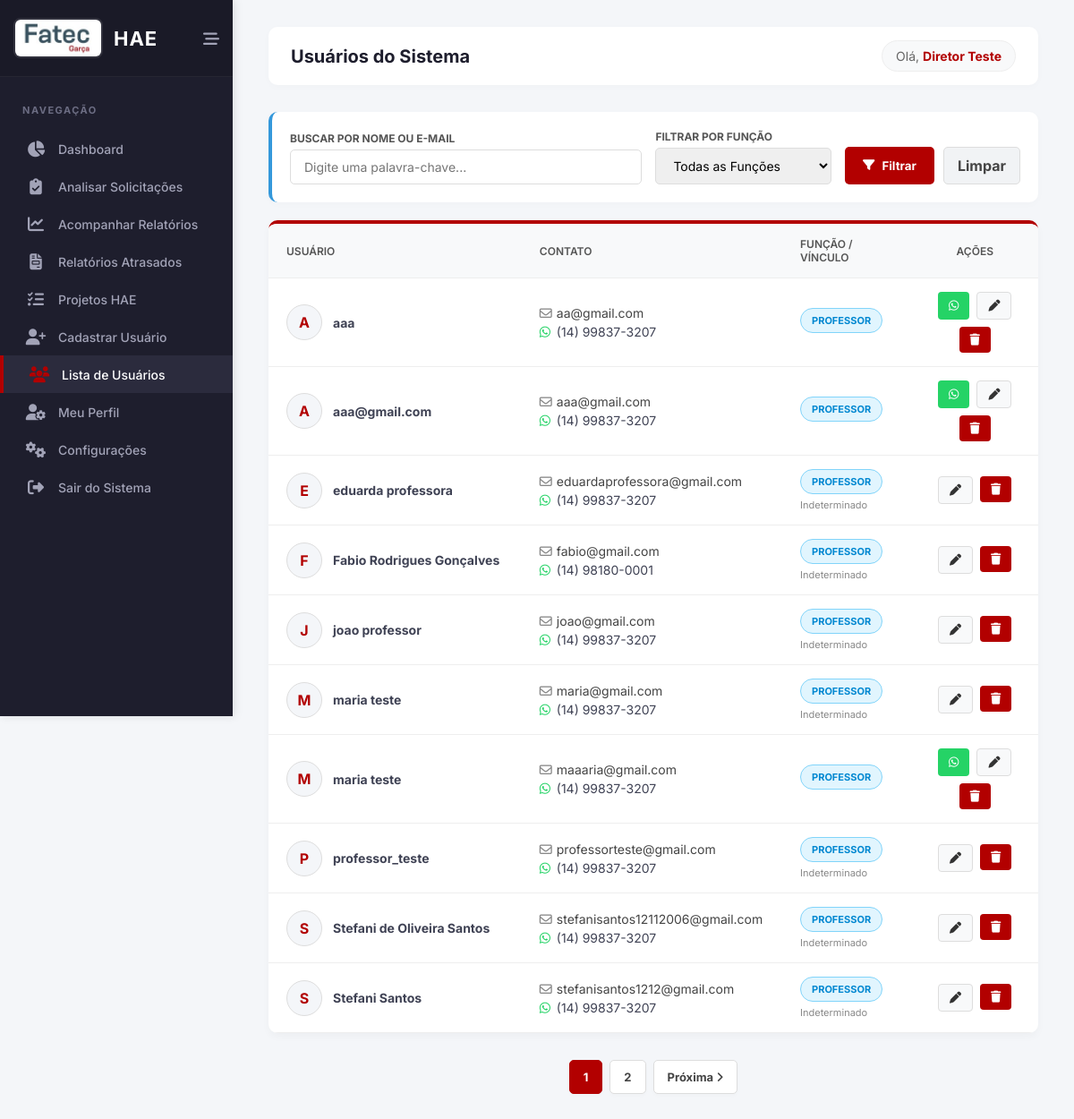
/listar_usuarios.php (signed in), run on an earlier commit of the app's database.
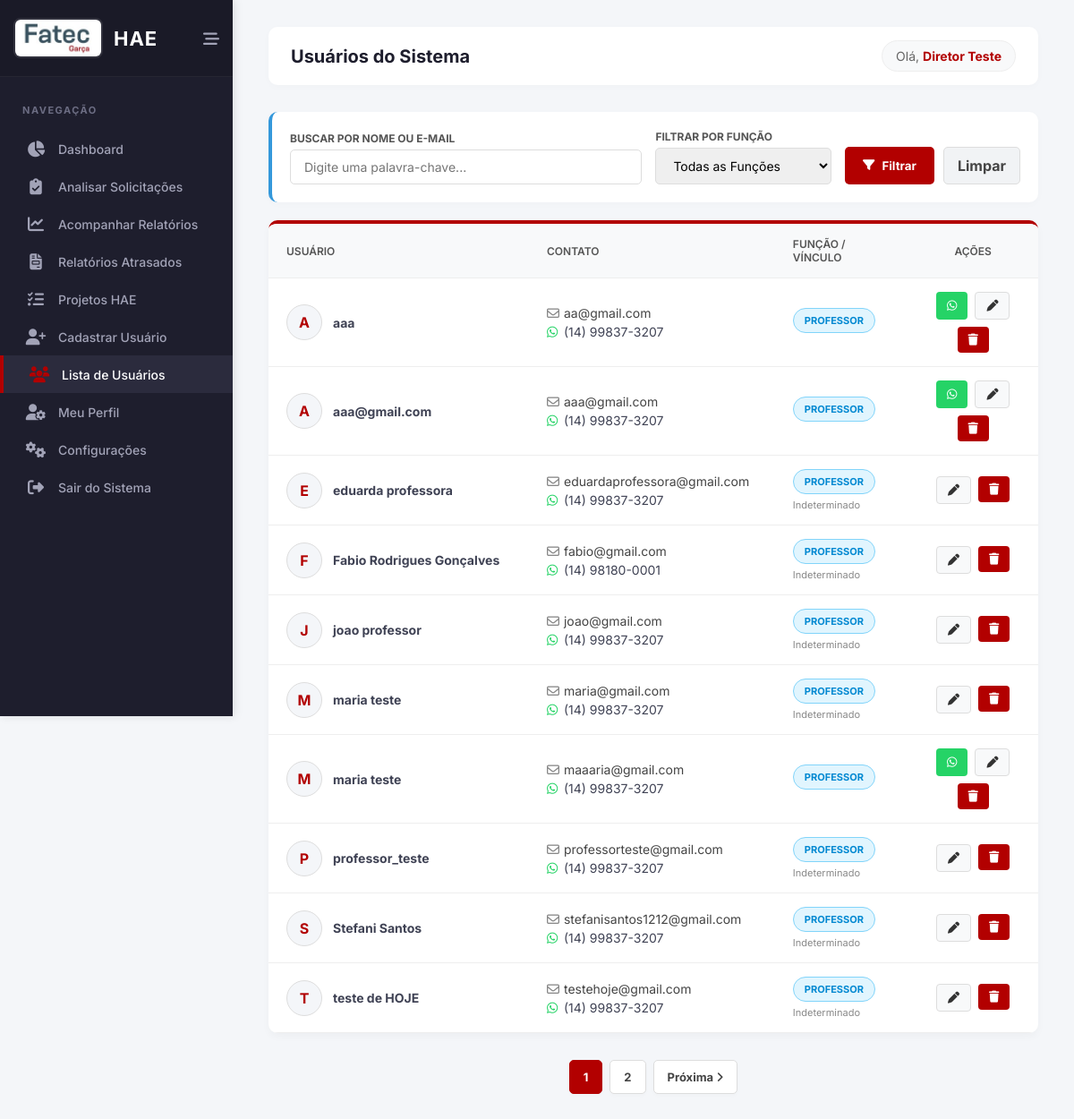
And on a later commit of the database.
### tables this page shows
CREATE TABLE `usuarios` (
  `id` int(11) NOT NULL,
  `nome` varchar(100) NOT NULL,
  `email` varchar(100) NOT NULL,
  `telefone_whatsapp` varchar(20) DEFAULT NULL,
  `funcao` enum('Professor','Coordenador','Diretor') NOT NULL,
  `data_nascimento` date DEFAULT NULL,
  `data_admissao` date DEFAULT NULL,
  `tipo_contrato` enum('Determinado','Indeterminado') DEFAULT NULL,
  `formacao_academica` text DEFAULT NULL,
  `assinatura_path` varchar(255) DEFAULT NULL,
  `senha` varchar(255) NOT NULL,
  `primeiro_acesso` tinyint(1) DEFAULT 1
);

### listar_usuarios.php (the view, shortened to what the changed rows need)
<?php
require 'config/conexao.php';
$where = ["1=1"];
$params = [];
$sql = "SELECT id, nome, email, telefone_whatsapp, funcao, data_admissao, tipo_contrato, primeiro_acesso, data_nascimento
        FROM usuarios
        WHERE " . implode(" AND ", $where) . "
        ORDER BY funcao ASC, nome ASC";
$stmt = $pdo->prepare($sql);
$stmt->execute($params);
$usuarios_totais = $stmt->fetchAll(PDO::FETCH_ASSOC);
$limite_por_pagina = 10;
$total_usuarios = count($usuarios_totais);
$total_paginas = ceil($total_usuarios / $limite_por_pagina);
$pagina_atual_pag = isset($_GET['pagina']) ? (int)$_GET['pagina'] : 1;
$offset = ($pagina_atual_pag - 1) * $limite_por_pagina;
$usuarios = array_slice($usuarios_totais, $offset, $limite_por_pagina);
$query_params = $_GET;
unset($query_params['pagina']);
$query_string = http_build_query($query_params);
$url_base = "listar_usuarios.php?" . ($query_string ? $query_string . "&" : "");
?>
<!DOCTYPE html>
<html lang="pt-BR">
<head>
    <link rel="stylesheet" href="assets/css/painel.css">
    <link rel="stylesheet" href="https://cdnjs.cloudflare.com/ajax/libs/font-awesome/6.4.0/css/all.min.css">
</head>
<body>
    <aside class="sidebar" id="sidebar">
        <div class="sidebar-header">
            <a href="painel.php" class="brand">
                <h2 class="brand-text">HAE</h2>
            </a>
        </div>
    </aside>
    <main class="main-content">
        <header class="header">
            <div class="header-top">
                <h1>Usuários do Sistema</h1>
            </div>
        </header>
        <div class="card-table">
            <div style="overflow-x: auto;">
                <table>
                    <thead>
                        <tr>
                            <th style="width: 30%;">Usuário</th>
                            <th style="width: 25%;">Contato</th>
                            <th style="width: 15%;">Função / Vínculo</th>
                            <th style="width: 15%; text-align: center;">Ações</th>
                        </tr>
                    </thead>
                    <tbody>
                        <?php if (count($usuarios) > 0): ?>
                            <?php foreach ($usuarios as $u): ?>
                                <tr>
                                    <td>
                                        <div class="flex-col">
                                            <div class="user-avatar"><?php echo strtoupper(substr($u['nome'], 0, 1)); ?></div>
                                            <div>
                                                <strong><?php echo htmlspecialchars($u['nome']); ?></strong>
                                            </div>
                                        </div>
                                    </td>
                                    <td>
                                        <div style="color: #444;"><i class="fa-regular fa-envelope" style="color: #888; width: 15px;"></i> <?php echo htmlspecialchars($u['email']); ?></div>
                                        <div style="margin-top: 4px;">
                                            <?php if(!empty($u['telefone_whatsapp'])): ?>
                                                <i class="fa-brands fa-whatsapp" style="color: #25D366; width: 15px;"></i> <?php echo htmlspecialchars($u['telefone_whatsapp']); ?>
                                            <?php else: ?>
                                                <span class="info-sub"><i class="fa-solid fa-phone-slash" style="width: 15px;"></i> Sem telefone</span>
                                            <?php endif; ?>
                                        </div>
                                    </td>
                                    <td>
                                        <div style="margin-bottom: 5px;">
                                            <?php
                                                if($u['funcao'] == 'Diretor') echo '<span class="badge badge-diretor">Diretor</span>';
                                                elseif($u['funcao'] == 'Coordenador') echo '<span class="badge badge-coord">Coordenador</span>';
                                                else echo '<span class="badge badge-prof">Professor</span>';
                                            ?>
                                        </div>
                                        <?php if(!empty($u['tipo_contrato'])): ?>
                                            <span class="info-sub" style="margin-top: 5px;"><?php echo htmlspecialchars($u['tipo_contrato']); ?></span>
                                        <?php endif; ?>
                                    </td>
                                    <td style="text-align: center;">
                                        <div class="acoes-flex" style="justify-content: center;">
                                            <?php
                                            if (in_array($u['primeiro_acesso'], [1, 2])) {
                                                if (!empty($u['telefone_whatsapp'])) {
                                                    $num_whats = preg_replace('/[^0-9]/', '', $u['telefone_whatsapp']);
                                                    if (strlen($num_whats) >= 10) {
                                                        $senha_prov = date('dmY', strtotime($u['data_nascimento']));
                                                        $msg_reenvio = urlencode("Olá " . $u['nome'] . "! Sua senha de acesso ao portal HAE Fatec foi resetada.\n\n*Seus dados de acesso:*\nLogin: " . $u['email'] . "\nSenha provisória: " . $senha_prov . "\n\nPor favor, acesse o sistema para definir sua nova senha definitiva.\n\n https://sistemahae.page.gd");
                                                        echo '<a href="https://wa.me/55'.$num_whats.'?text='.$msg_reenvio.'" target="_blank" class="btn-action btn-whatsapp" title="Reenviar Acesso (WhatsApp)">
                                                                <i class="fa-brands fa-whatsapp"></i>
                                                              </a>';
                                                    }
                                                } else {
                                                    echo '<button type="button" class="btn-action" style="background:#eee; color:#aaa; cursor:not-allowed;" title="Sem número de WhatsApp cadastrado">
                                                            <i class="fa-brands fa-whatsapp"></i>
                                                          </button>';
                                                }
                                            }
                                            ?>
                                            <button type="button" class="btn-action btn-historico" title="Editar Rápido"
                                                onclick="abrirModalEdicao(
                                                    <?php echo $u['id']; ?>,
                                                    '<?php echo addslashes(htmlspecialchars($u['nome'])); ?>',
                                                    '<?php echo addslashes(htmlspecialchars($u['email'])); ?>',
                                                    '<?php echo addslashes(htmlspecialchars($u['telefone_whatsapp'] ?? '')); ?>',
                                                    '<?php echo $u['funcao']; ?>',
                                                    '<?php echo $u['data_admissao']; ?>',
                                                    '<?php echo $u['tipo_contrato']; ?>'
                                                )">
                                                <i class="fa-solid fa-pen"></i>
                                            </button>
                                            <form method="POST" style="display: inline-block; margin: 0;" onsubmit="return confirm('Atenção: Tem certeza que deseja EXCLUIR o usuário <?php echo addslashes(htmlspecialchars($u['nome'])); ?>? Esta ação não pode ser desfeita.');">
                                                <button type="submit" class="btn-action btn-pdf" title="Excluir Usuário">
                                                    <i class="fa-solid fa-trash"></i>
                                                </button>
                                            </form>
                                        </div>
                                    </td>
                                </tr>
                            <?php endforeach; ?>
                        <?php else: ?>
                            <tr><td colspan="4" style="text-align:center; padding: 40px; color: #888;">Nenhum usuário encontrado com os filtros selecionados.</td></tr>
                        <?php endif; ?>
                    </tbody>
                </table>
            </div>
        </div>
        <?php if ($total_paginas > 1): ?>
            <div class="paginacao">
                <?php for ($i = 1; $i <= $total_paginas; $i++): ?>
                    <a href="<?php echo $url_base . 'pagina=' . $i; ?>" class="<?php echo $i == $pagina_atual_pag ? 'active' : ''; ?>"><?php echo $i; ?></a>
                <?php endfor; ?>
                <?php if ($pagina_atual_pag < $total_paginas): ?>
                    <a href="<?php echo $url_base . 'pagina=' . ($pagina_atual_pag + 1); ?>">Próxima <i class="fa-solid fa-angle-right"></i></a>
                <?php endif; ?>
            </div>
        <?php endif; ?>
    </main>
</body>
</html>

What changed in the data, as far as the page shows it:
no longer on this page (row edited): usuarios: nome "S", nome "Stefani de Oliveira Santos", email "stefanisantos12112006@gmail.com", telefone_whatsapp "(14) 99837-3207", funcao "PROFESSOR", tipo_contrato "Indeterminado"
now on this page (row unchanged): usuarios: nome "T", nome "teste de HOJE", email "testehoje@gmail.com", telefone_whatsapp "(14) 99837-3207", funcao "PROFESSOR", tipo_contrato "Indeterminado"
